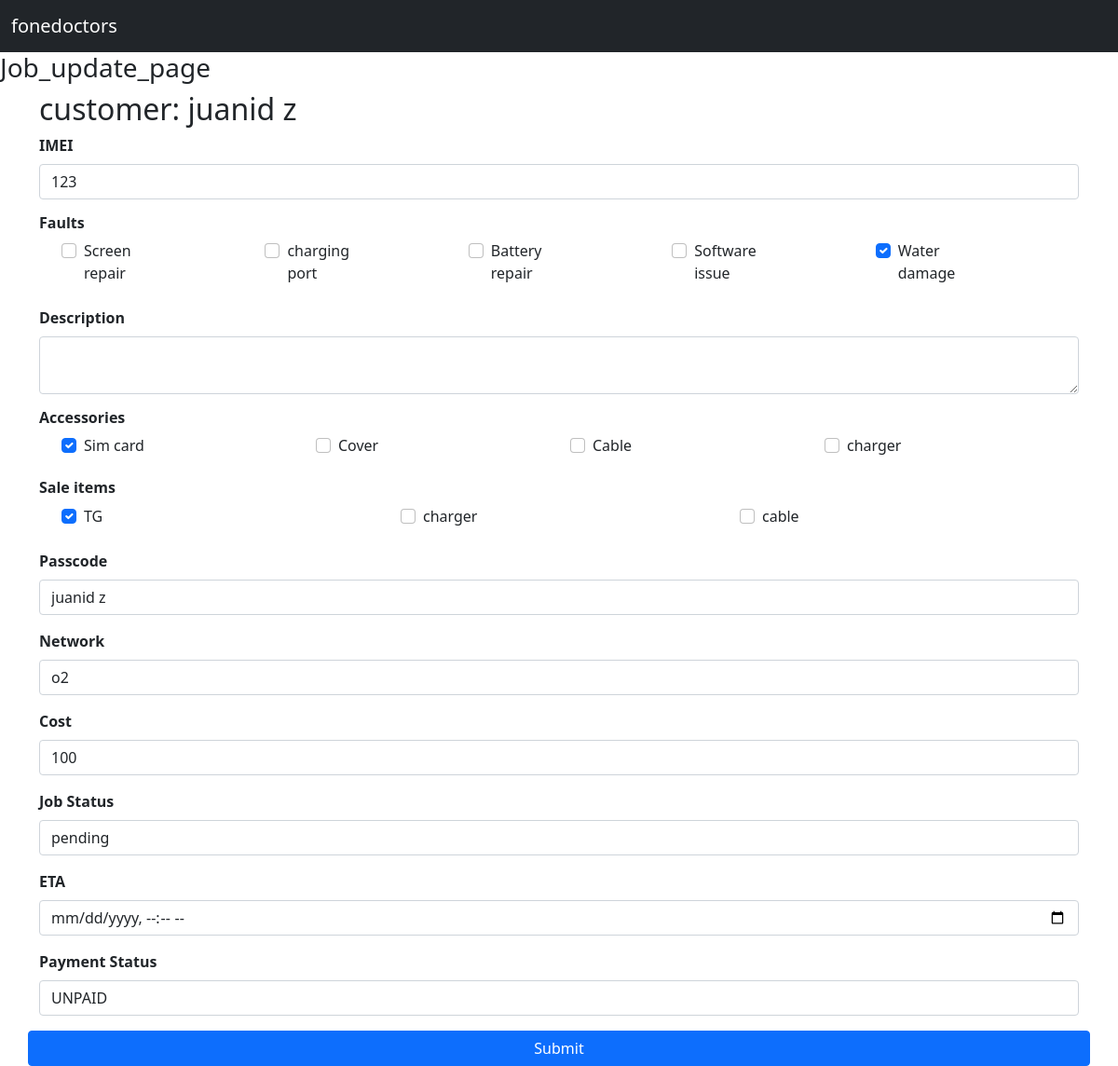
Before: /job_update_page/2 with the older database file.
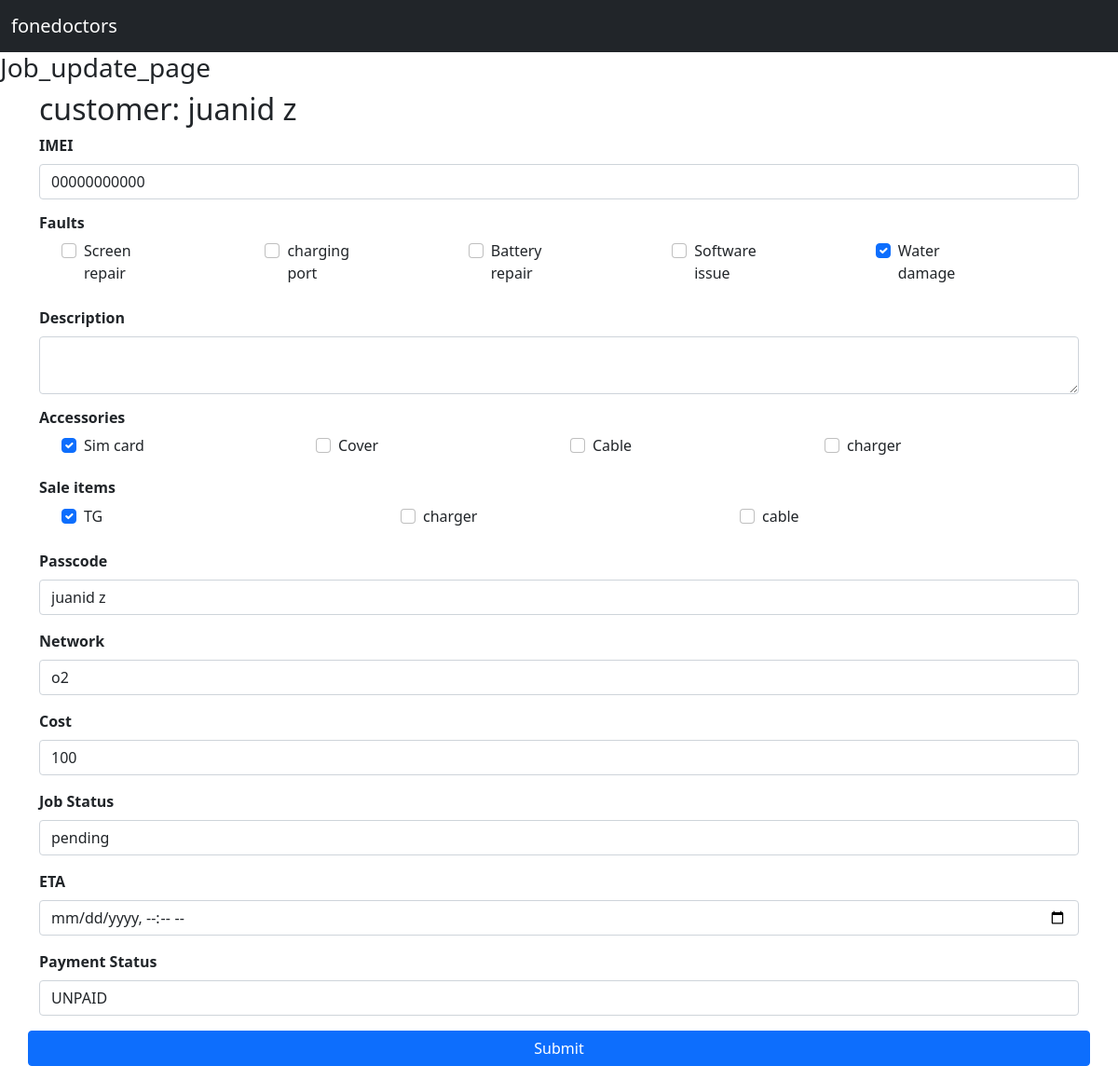
After: the same page with the newer database file.
### Jobs/models.py (models this page shows, shortened)
class Jobs(models.Model):
    customer = models.ForeignKey(Customer,on_delete = models.CASCADE, related_name = 'job_customer')
    device =  models.ForeignKey(Devices,on_delete = models.CASCADE, related_name = 'job_device', null = True, blank=True)
    make = models.ForeignKey(Make,on_delete = models.CASCADE, related_name = 'job_make')
    model = models.ForeignKey(Model,on_delete = models.CASCADE, related_name = 'job_model')
    fault =  models.ForeignKey(Fault,on_delete = models.CASCADE, related_name = 'job_faults')
    description = models.TextField()
    imei = models.CharField(max_length=250)
    accessories = models.ForeignKey(Accessories,on_delete = models.CASCADE, related_name = 'job_acessories')
    sale_item = models.ForeignKey(Sale_item,on_delete = models.CASCADE, related_name = 'job_acessories')
    passcode = models.CharField(max_length=250)
    network = models.ForeignKey(Network,on_delete = models.CASCADE, related_name = 'job_network')
    cost = models.IntegerField()
    job_status = models.ForeignKey(Job_status,on_delete = models.CASCADE, related_name = 'job_job_status')
    collection_time = models.DateTimeField()
    payment_status = models.CharField(choices= PAYMENT_STATUS, max_length=250)
    created_date = models.DateTimeField(null=True, blank=True)
    created_by = models.ForeignKey(User, on_delete = models.CASCADE, null=True, blank=True)

class Fault(models.Model):
    fault =  models.CharField(max_length=250)

class Accessories(models.Model):
    accessories =  models.CharField(max_length=250)

class Sale_item(models.Model):
    sale_item =  models.CharField(max_length=250)

class Network(models.Model):
    network =  models.CharField(max_length=250)

class Job_status(models.Model):
    job_status =  models.CharField(max_length=250)

### Jobs/views.py (the view, shortened to what this page needs)
# urls.py: path('job_update_page/<str:id>', views.job_update_page, name='job_update_page'),
def job_update_page(request,id):
    job_update = Jobs.objects.get(id=id)
    customers = Customer.objects.get(id=id)
    device = Devices.objects.all()
    make = Make.objects.all()
    model = Model.objects.all()
    fault = Fault.objects.all()
    accessories = Accessories.objects.all()
    sale_item = Sale_item.objects.all()
    network = Network.objects.all()
    job_status = Job_status.objects.all()
    context = {'customers':customers,
                    'device_context':device,
                    'make_context':make,
                    'model_context':model,
                    'fault_context':fault ,
                    'accessories_context':accessories,
                    'sale_item_context':sale_item ,
                    'network_context':network,
                    'job_status_context': job_status,
                    'job_update_context':job_update
                    }
    return render(request,'job_update_page.html', context)

### customer/models.py (called while the page is built)
    def full_name(self):
        return f"{self.first_name} {self.last_name}"

### templates/job_update_page.html (shortened to what the changed rows need)
{% extends 'base.html' %}
{% block content %}
<form method="POST" action= "#">
  <div class="container">
    <div class="row">
      <div class="col">
        <h2>customer: {{customers.full_name}}</h2>
          <div class="mb-3">
            <label for="exampleInputEmail1" class="form-label"> <strong> IMEI </strong></label>
            <input type="text" value="{{job_update_context.imei}}" name = "imei_update" class="form-control" id="exampleInputEmail1" aria-describedby="emailHelp">
          </div>
          <div class="container ">
            <div class="row">
              {% for fault in fault_context %}
              <div class="col">
          <div class="form-check mb-4 col-md-6">
            <input name="fault_update"class="form-check-input"  {% if job_update_context.fault.fault == fault.fault %} checked {% endif %}  type="checkbox" value="{{ fault.fault }}" id="faults_{{ fault.fault }}">
            <label class="form-check-label" for="faults_{{ fault.fault }}">
              {{ fault.fault }}
            </label>
          </div>
        </div>
        {% endfor %}
            </div>
          </div>
          <div class="mb-3">
            <label for="exampleInputEmail1" class="form-label"> <strong> Description </strong></label>
            <textarea name = "description_update" {{job_update_context.description}}  class="form-control" id="descrition_id" > </textarea>
          </div>
          <div class="container ">
            <div class="row">
              {% for accessories in accessories_context %}
              <div class="col">
          <div class="form-check mb-4 col-md-6">
            <input class="form-check-input" {% if job_update_context.accessories.accessories == accessories.accessories %} checked {% endif %} name="accessories_update" type="checkbox" value="{{ accessories.accessories }}" id="accessories_{{ accessories.accessories }}">
            <label class="form-check-label" for="accessories_{{ accessories.accessories }}">
              {{ accessories.accessories }}
            </label>
          </div>
        </div>
        {% endfor %}
            </div>
          </div>
           <div class="container ">
             <div class="row">
               {% for sale_item in sale_item_context %}
               <div class="col">
           <div class="form-check mb-4 col-md-6">
             <input class="form-check-input" {% if job_update_context.sale_item.sale_item == sale_item.sale_item %} checked {% endif %} name="sale_item_update" type="checkbox" value="{{ sale_item.sale_item }}" id="sale_item_{{ sale_item.sale_item }}">
             <label class="form-check-label" for="sale_item_{{ sale_item.sale_item }}">
              {{ sale_item.sale_item }}
             </label>
           </div>
         </div>
         {% endfor %}
             </div>
           </div>
          <div class="mb-3">
            <label for="exampleInputEmail1" class="form-label"> <strong> Passcode </strong></label>
            <input type="text" value="{{job_update_context.passcode}}" name = "passcode_update" class="form-control" id="passcode" >
          </div>
          <div class="mb-3"  >
            <label for="network_list" class="form-label"> <strong> Network </strong></label>
            <select id="network_list" class="form-control" name = "network_update">
              {% for network in network_context %}
              <option {% if job_update_context.network.network == network.network %} selected {% endif %}  value="{{network.network}}">{{network.network}}</option>
              {% endfor %}]
            </select>
        </div>
        <div class="mb-3">
          <label for="exampleInputEmail1" class="form-label"> <strong> Cost </strong></label>
          <input type="number" value="{{job_update_context.cost}}" name = "cost_update" class="form-control" id="cost" >
        </div>
        <div class="mb-3"  >
          <label for="job_status_list" class="form-label"> <strong> Job Status </strong></label>
          <select id="job_status_list" class="form-control" Name="job_status_update" >
            {% for job_status in job_status_context %}
            <option {% if job_update_context.job_status.job_status == job_status.job_status %} selected {% endif %} value="{{job_status.job_status}}">{{job_status.job_status}}</option>
            {% endfor %}
          </select>
      </div>
    </div>
    <div class="mb-3"  >
      <label for="payment_status_list" class="form-label"> <strong> Payment Status </strong> </label>
      <select id="payment_status_list" name = "payment_status_update" class="form-control">
        {% for payment_status in job_status_context %}
        <option value="UNPAID" {% if job_update_context.payment_status == "UNPAID" %} selected {% endif %}>UNPAID</option>
        {% endfor %}
      </select>
  </div>
        </form>
{% endblock %}

Changed rows visible on the page:
changed Jobs "juanid z": imei_update "123" → "00000000000"
